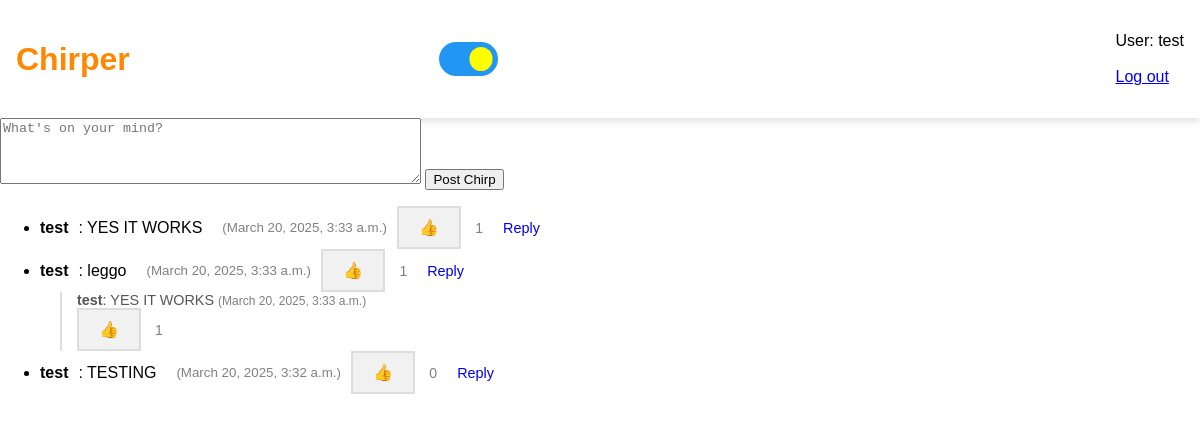
The page /profile/ (signed in) on the database as committed earlier.
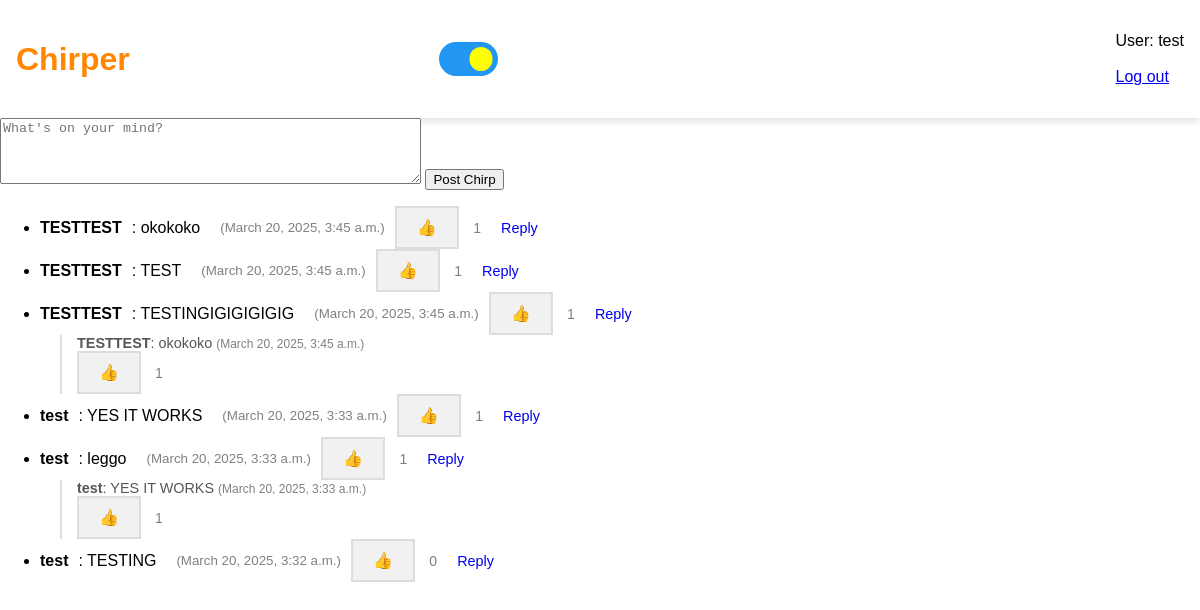
The same page on the database as committed later.
### chirper/models.py (models this page shows, shortened)
class Chirp(models.Model):
    user = models.ForeignKey(settings.AUTH_USER_MODEL, on_delete=models.SET_NULL, null=True, blank=True)
    message = models.CharField(max_length=255)
    created_at = models.DateTimeField(auto_now_add=True)
    likes = models.IntegerField(default=0)
    parent = models.ForeignKey('self', on_delete=models.CASCADE, null=True, blank=True, related_name='replies')
    class Meta:
        ordering = ['-created_at']

### home/views.py (the view)
# urls.py: path("profile/", profile_view, name="profile"),
@login_required
def profile_view(request):
    chirps = Chirp.objects.all()
    return render(request, 'home/profile.html', {'chirps': chirps, 'user': request.user})

### home/templates/home/profile.html (shortened to what this page needs)
<!DOCTYPE html>
<html lang="en">
    <head>
        <link rel="stylesheet" href="/static/styles.css">
    </head>
    <body>
        <header>
            <h1>Chirper</h1>
            <label class="switch">
                <span class="slider"></span>
            </label>
            <p>
                User: {{ user.username }}
                <br>
                <br>
                <a href="/accounts/logged_out">Log out</a>
            </p>
        </header>
        <main>
            <div>
                <form id="chirp-form" method="POST" action="{% url 'chirper:post_chirp' %}">
                        <textarea id="message" name="message" rows="4" cols="50" placeholder="What's on your mind?" maxlength="255" required></textarea>
                    <button type="submit">Post Chirp</button>
                </form>
            </div>
            <div id="chirps-list">
                <ul>
                    {% for chirp in chirps %}
                        <li id="chirp-{{ chirp.id }}">
                            <div class="chirp-container">
                                <strong>{{ chirp.user.username }}</strong>: {{ chirp.message }}
                                <small style="color: gray">({{ chirp.created_at }})</small>
                                {% include 'partials/like_count.html' %}
                                <a href="#" class="reply-link" data-chirp-id="{{ chirp.id }}">Reply</a>
                            </div>
                            <div id="replies-{{ chirp.id }}" style="display: block; clear: both;">
                                {% for reply in chirp.replies.all %}
                                    <div class="reply" style="margin-left: 20px;">
                                        <strong>{{ reply.user.username }}</strong>: {{ reply.message }}
                                        <small style="color: gray"> ({{ reply.created_at }}) </small>
                                        {% include 'partials/like_count.html' with chirp=reply %}
                                    </div>
                                {% endfor %}
                            </div>
                        </li>
                    {% empty %}
                        <li>No chirps yet!</li>
                    {% endfor %}
                </ul>
            </div>
        </main>
    </body>
</html>

### home/templates/partials/like_count.html (shortened to what this page needs)
<form method="POST" action="{% url 'chirper:like_chirp' chirp.id %}" hx-post="{% url 'chirper:like_chirp' chirp.id %}" hx-swap="outerHTML" class="like-form" name="like-form">
    <button type="submit">👍</button>
    <span id="like-count-{{ chirp.id }}">{{ chirp.likes }}</span>
</form>

### home/static/styles.css (style rules this page uses)
body { background-color: white; color: black; font-family: Arial, sans-serif; margin: 0; padding: 0; }
header { display: flex; justify-content: space-between; align-items: center; padding: 1em; background-color: white; box-shadow: 0px 4px 6px rgba(0, 0, 0, 0.1); }
header h1 { color: #ff8800; }
.switch { font-size: 17px; position: relative; display: inline-block; width: 3.5em; height: 2em; }
.slider { position: absolute; cursor: pointer; top: 0; left: 0; right: 0; bottom: 0; background-color: rgb(75, 73, 74); transition: 0.4s; border-radius: 30px; }
.slider:before { position: absolute; content: ""; height: 1.4em; width: 1.4em; border-radius: 20px; left: 0.3em; bottom: 0.3em; background-color: black; box-shadow: inset 8px -4px 0 0 white; transition: 0.4s; }
.switch input:checked+.slider { background-color: #2196f3; }
.switch input:checked+.slider:before { transform: translateX(1.5em); background-color: yellow; box-shadow: none; }
form { display: block; }
#chirp-form { display: block; visibility: visible; }
.reply { margin-left: 20px; border-left: 2px solid #ddd; padding-left: 15px; font-size: 0.9em; color: #555; }
.chirp-container { display: flex; align-items: center; gap: 10px; flex-wrap: wrap; }
.chirp-container .reply-link { margin-left: 10px; font-size: 0.9em; text-decoration: none; }
.chirp-container small { margin-left: 10px; }
.like-form button { background-color: #f1f1f1; color: black; border: 2px solid #ddd; padding: 10px 20px; cursor: pointer; font-size: 16px; transition: background-color 0.3s ease, color 0.3s ease; }
.like-form span { margin-left: 10px; font-size: 14px; color: gray; }

Rows that differ between the two databases and show on the page:
added Chirp: user.username "TESTTEST", message "okokoko", created_at "March 20, 2025, 3:45 a.m.", likes "1"
added Chirp: user.username "TESTTEST", message "TEST", created_at "March 20, 2025, 3:45 a.m.", likes "1", shown under "Chirper"
added Chirp: user.username "TESTTEST", message "TESTINGIGIGIGIGIG", created_at "March 20, 2025, 3:45 a.m.", likes "1", shown under "Chirper"
